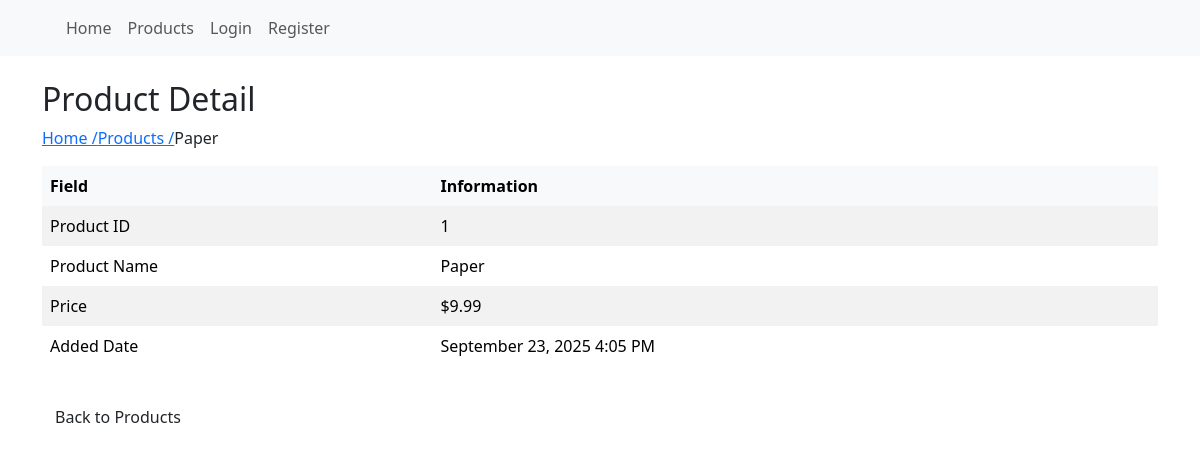
The page /products/1/ on the database its author committed.
### store/models.py (models this page shows, shortened)
class Product(models.Model):
    name = models.CharField(max_length=200)
    price = models.DecimalField(max_digits=10, decimal_places=2)
    created_date = models.DateTimeField(default=timezone.now)
    updated_date = models.DateTimeField(auto_now=True)

### store/views.py (the view)
# urls.py: path('products/<int:pk>/', views.ProductDetailView.as_view(), name='product-detail'),
class ProductDetailView(generic.DetailView):
    model = Product
    template_name = 'products/product_detail.html'
    context_object_name = 'product'

### store/templates/products/product_detail.html (shortened to what this page needs)
{% extends 'master.html' %}
{% block content %}
<h2>Product Detail</h2>
<nav aria-label="breadcrumb">
    <ol class="breadcrumb">
        <li><a href="{% url 'index' %}">Home  /</a></li>
        <li><a href="{% url 'products' %}">Products  /</a></li>
        <li>{{ product.name }}</li>
    </ol>
</nav>
<div class="table-responsive">
    <table class="table table-striped table-hover table-borderless align-middle">
        <thead class="table-light">
            <tr>
                <th>Field</th>
                <th>Information</th>
            </tr>
        </thead>
        <tbody class="table-group-divider">
            <tr>
                <td>Product ID</td>
                <td>{{ product.id }}</td>
            </tr>
            <tr>
                <td>Product Name</td>
                <td>{{ product.name }}</td>
            </tr>
            <tr>
                <td>Price</td>
                <td>${{ product.price }}</td>
            </tr>
            <tr>
                <td>Added Date</td>
                <td>{{ product.created_date|date:"F d, Y g:i A" }}</td>
            </tr>
        </tbody>
    </table>
</div>
<div class="mt-3">
    <a href="{% url 'products' %}" class="btn">Back to Products</a>
</div>
{% endblock %}

### rows shown on the page
Product: name "Paper", id "1", price "9.99", created_date "September 23, 2025 4:05 PM"

### other values the page prints
{{ p.label }} "Home" "Products" "Login" "Register"
